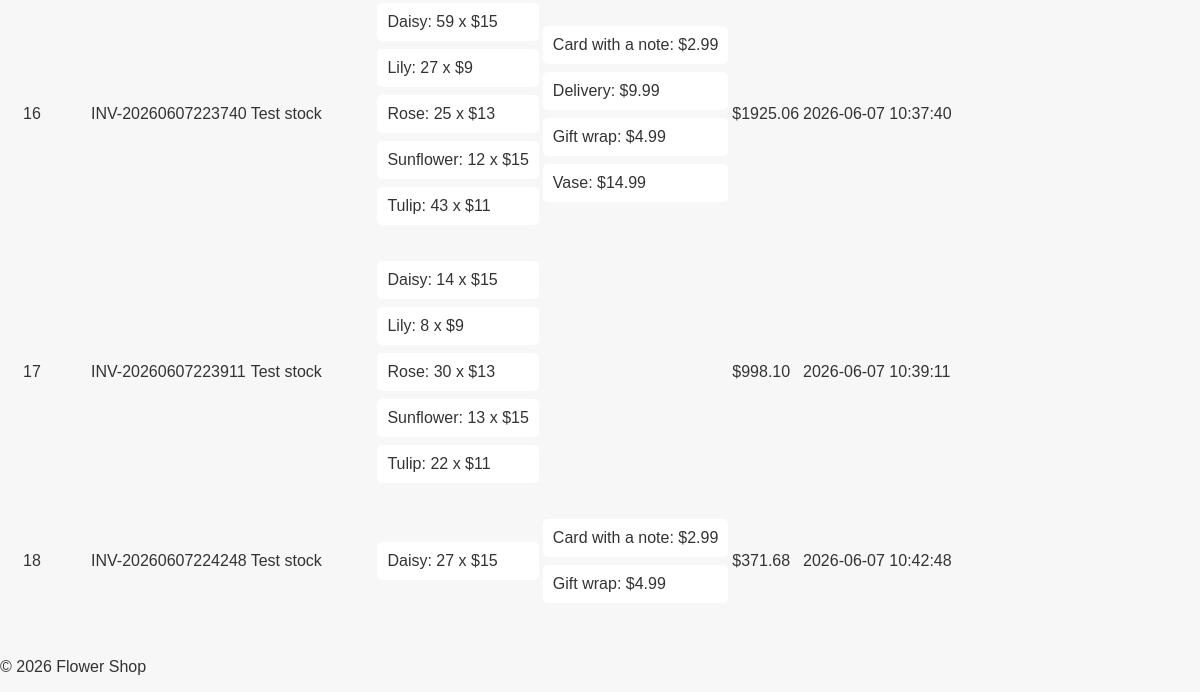
The page /orders (lower part) on the database as committed earlier.
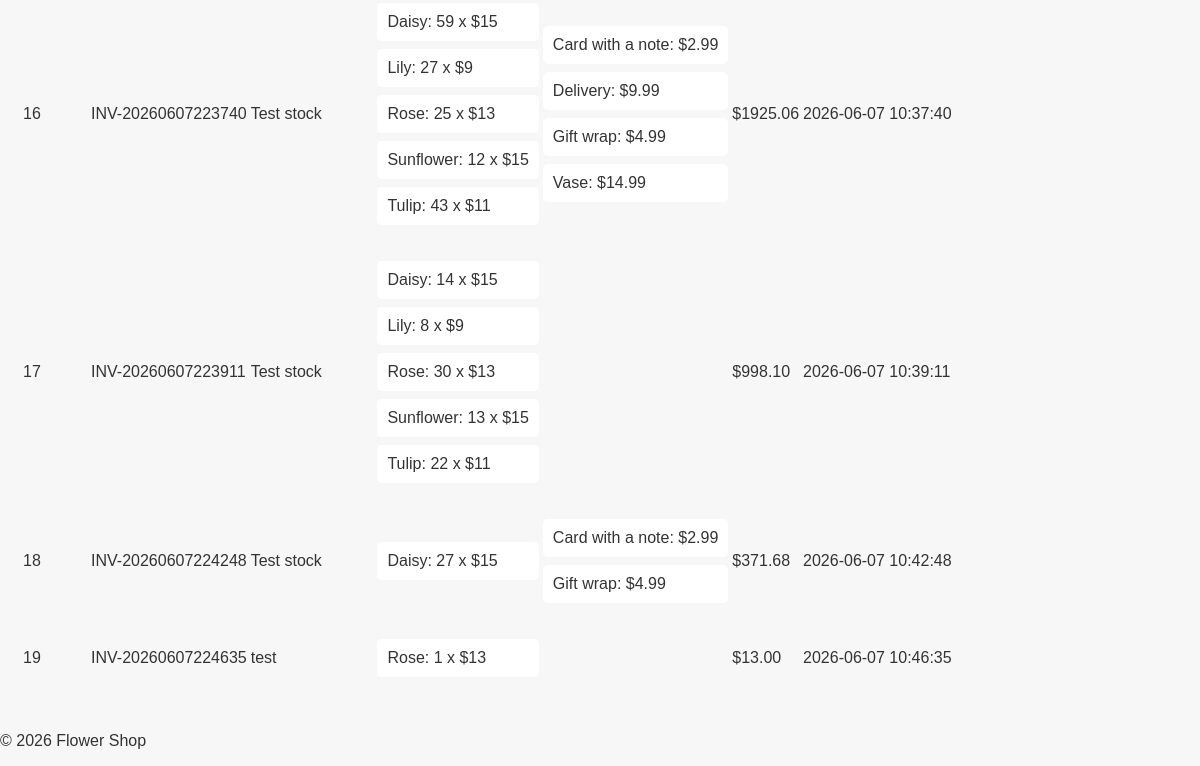
The same page on the database as committed later.
### tables this page shows
CREATE TABLE orders (
                order_id INTEGER PRIMARY KEY AUTOINCREMENT,
                invoice_number TEXT,
                customer_name TEXT,
                items TEXT,
                addons TEXT,
                total REAL,
                date TIMESTAMP DEFAULT CURRENT_TIMESTAMP
            );

### app.py (the view)
@app.route('/orders')
def order_history():
    with sqlite3.connect('flower_shop.db') as conn:
        cursor = conn.cursor()
        cursor.execute('SELECT * FROM orders')
        rows = cursor.fetchall()
    orders = []
    for row in rows:
        orders.append({
            'order_id': row[0],
            'invoice_number': row[1],
            'customer_name': row[2],
            'items': json.loads(row[3]),
            'addons': json.loads(row[4]),
            'total': row[5],
            'date': row[6]
        })
    return render_template('order_history.html', orders=orders)

### templates/order_history.html (shortened to what this page needs)
{% extends "base.html" %}
{% block content %}
<table>
    <tbody>
        {% for order in orders %}
        <tr>
            <td>{{ order['order_id'] }}</td>
            <td>{{ order['invoice_number'] }}</td>
            <td>{{ order['customer_name'] }}</td>
            <td>
                <ul>
                {% for item, details in order['items'].items() %}
                    <li>{{ item }}: {{ details['quantity'] }} x ${{ details['price'] }}</li>
                {% endfor %}
                </ul>
            </td>
            <td>
                <ul>
                {% for addon, price in order['addons'].items() %}
                    <li>{{ addon }}: ${{ '%.2f' % price }}</li>
                {% endfor %}
                </ul>
            </td>
            <td>${{ '%.2f' % order['total'] }}</td>
            <td>{{ order['date'] }}</td>
        </tr>
        {% endfor %}
    </tbody>
</table>
{% endblock %}

### templates/base.html (shortened to what this page needs)
<!DOCTYPE html>
<html lang="en">
<head>
    <link rel="stylesheet" href="{{ url_for('static', filename='css/style.css') }}">
</head>
<body>
<main>
    {% block content %}{% endblock %}
</main>
<footer>
    <p>&copy; 2026 Flower Shop</p>
</footer>
</body>
</html>

### static/css/style.css (style rules this page uses)
body { font-family: Arial, sans-serif; margin: 0; padding: 0; background-color: #f7f7f7; color: #333; }
main { padding: 20px; }
ul { list-style-type: none; padding: 0; }

Rows that differ between the two databases and show on the page:
added orders: order_id "19", invoice_number "INV-20260607224635", customer_name "test", items "Rose", quantity "1", price "13", total "13.00", date "2026-06-07 10:46:35"
